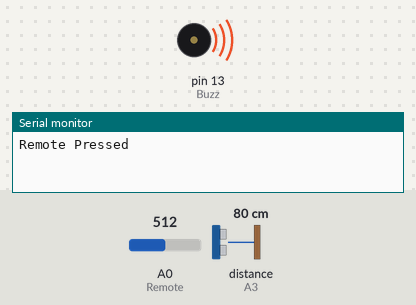
Simulated run of this sketch. Board: Arduino Uno, built with avr-gcc and run on an emulated ATmega328P. Parts: buzzer (waves = sounding, pin HIGH), the last lines printed to the serial monitor. Wiring (inferred from the names in the program): ultrasonic range finder: trigger pin 9; echo A3; IR receiver: data A0. The inputs (shaded band) are chosen by the test bench; at power-on: distance to the obstacle (sensor on A3) 80 cm, A0 (Remote) = 512. The echo pulse lasts 58.3 µs per cm; pins used as bus, display or sensor lines are not drawn.

Above: at 1.2 s.
1.3 s: distance to the obstacle (sensor on A3) set to 2 cm
At 7.8 s:
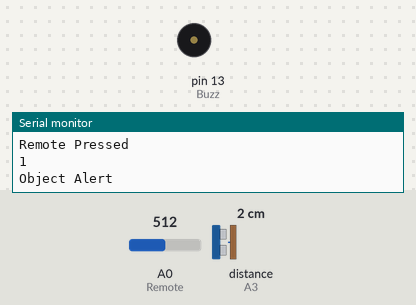
9.0 s: distance to the obstacle (sensor on A3) set to 60 cm
At 14.3 s:
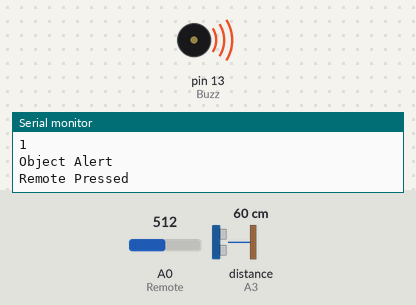
Timing chart, 0 to 15.8 s (numbered marks = the images above; inputs shaded):
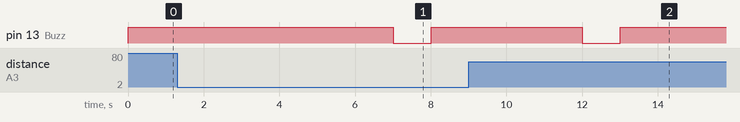

The sketch:

blindstick.ino
```cpp
const int trigger = 9; //Trigger pin of 1st Sensor
const int echo = A3; //Echo pin of 1st Sensor
const int Buzz = 13; //Echo pin of 1st Sensor
const int Remote = A0; //Echo pin of 1st Sensor
const int Light = A1; //Echo pin of 1st Sensor

long time_taken;
long dist;
int Signal;
int Intens;
int similar_count;

void setup() {
Serial.begin(9600);

pinMode(Buzz,OUTPUT);
pinMode(trigger, OUTPUT);
pinMode(echo, INPUT);

}

/*###Function to calculate distance###*/
/*void calculate_distance(int trigger, int echo)
{
digitalWrite(trigger, LOW);
delayMicroseconds(2);
digitalWrite(trigger, HIGH);
delayMicroseconds(10);
digitalWrite(trigger, LOW);

time_taken = pulseIn(echo, HIGH);
dist= time_taken*0.034/2;
if (dist>300)
dist=300;
}*/

void loop() { //infinite loopy
  digitalWrite(Buzz,LOW);
  digitalWrite(trigger, LOW);
delayMicroseconds(2);
digitalWrite(trigger, HIGH);
delayMicroseconds(10);
digitalWrite(trigger, LOW);
time_taken = pulseIn(echo, HIGH);
dist= (time_taken/2)/29.1;

Signal = digitalRead(Remote);
//Intens = analogRead(Light);

//Check if Remote is pressed
int temp = analogRead(Remote);
/*if(temp)
{
  Serial.print("yes i am pressed  ");

}*/
similar_count=0;
while (Signal==temp)
{
 Signal = analogRead(Remote);
 similar_count++;
 Serial.print(similar_count);
}

//If remote pressed
if (similar_count<50)
{
  Serial.println("Remote Pressed");
  digitalWrite(Buzz,HIGH);
  delay(3000);
  digitalWrite(Buzz,LOW);
}
else
{
 Serial.print("remote not pressed");
 digitalWrite(Buzz,LOW);
 return;

}
if (dist < 50)
{
  Serial.println(dist);
  Serial.println("Object Alert");
    digitalWrite(Buzz,HIGH);
    delay(1000);

  digitalWrite(Buzz,LOW);

    delay(1000);

}
else
{
  return;
}
/*
Serial.println(Intens);
//If very dark
if(Light)
{

}
if (Intens<200)
{
  Serial.print(Intens);
  Serial.println("Low Light");
  digitalWrite(Buzz,HIGH);
  delay(2000);
  digitalWrite(Buzz,LOW);
  delay(2000);
  digitalWrite(Buzz,HIGH);
  delay(2000);
  digitalWrite(Buzz,LOW);
  delay(2000);
  delay(5000);
}

//If very bright
if (Intens>800)
{
  Serial.print(Intens);
  Serial.println("Bright Light");
  digitalWrite(Buzz,HIGH);
  delay(5000);
  digitalWrite(Buzz,LOW);
  delay(5000);
  digitalWrite(Buzz,HIGH);
  delay(5000);
  digitalWrite(Buzz,LOW);
  delay(5000);
}
*/


//Serial.print("dist=");
//Serial.println(dist);
//Serial.print("Similar_count=");
//Serial.println(similar_count);
//Serial.print("Intens=");
//Serial.println(Intens);
}
```

Measured:
- after the input at 1.3 s, pin 13 (Buzz): HIGH → LOW after 5.7 s, → HIGH 1.0 s later
- after the input at 9.0 s, pin 13 (Buzz): goes on until 13.0 s, then stays HIGH
